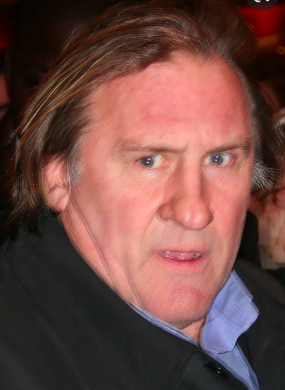
#> input picture face-recognition-1/training-data/s2/9.png, 285 x 390 px; its folder holds only this picture in this run
$ python OpenCV-Face-Recognition-Python.py
#> lines starting #> are read from the running program, lines starting #| are printed output that depends on the picture

import cv2
#import os module for reading training data directories and paths
import os
#import numpy to convert python lists to numpy arrays as
#it is needed by OpenCV face recognizers
import numpy as np


# ### Training Data

# The more images used in training the better. Normally a lot of images are used for training a face recognizer so that it can learn different looks of the same person, for example with glasses, without glasses, laughing, sad, happy, crying, with beard, without beard etc. To keep our tutorial simple we are going to use only 12 images for each person.
#
# So our training data consists of total 2 persons with 12 images of each person. All training data is inside _`training-data`_ folder. _`training-data`_ folder contains one folder for each person and **each folder is named with format `sLabel (e.g. s1, s2)` where label is actually the integer label assigned to that person**. For example folder named s1 means that this folder contains images for person 1. The directory structure tree for training data is as follows:
#
# ```
# training-data
# |-------------- s1
# |               |-- 1.jpg
# |               |-- ...
# |               |-- 12.jpg
# |-------------- s2
# |               |-- 1.jpg
# |               |-- ...
# |               |-- 12.jpg
# ```
#
# The _`test-data`_ folder contains images that we will use to test our face recognizer after it has been successfully trained.

# As OpenCV face recognizer accepts labels as integers so we need to define a mapping between integer labels and persons actual names so below I am defining a mapping of persons integer labels and their respective names.
#
# **Note:** As we have not assigned `label 0` to any person so **the mapping for label 0 is empty**.

# In[2]:

#there is no label 0 in our training data so subject name for index/label 0 is empty
subjects = ["", "Sadia Badiei", "Gerard Depardieux"]


# ### Prepare training data

# You may be wondering why data preparation, right? Well, OpenCV face recognizer accepts data in a specific format. It accepts two vectors, one vector is of faces of all the persons and the second vector is of integer labels for each face so that when processing a face the face recognizer knows which person that particular face belongs too.
#
# For example, if we had 2 persons and 2 images for each person.
#
# ```
# PERSON-1    PERSON-2
#
# img1        img1
# img2        img2
# ```
#
# Then the prepare data step will produce following face and label vectors.
#
# ```
# FACES                        LABELS
#
# person1_img1_face              1
# person1_img2_face              1
# person2_img1_face              2
# person2_img2_face              2
# ```
#
#
# Preparing data step can be further divided into following sub-steps.
#
# 1. Read all the folder names of subjects/persons provided in training data folder. So for example, in this tutorial we have folder names: `s1, s2`.
# 2. For each subject, extract label number. **Do you remember that our folders have a special naming convention?** Folder names follow the format `sLabel` where `Label` is an integer representing the label we have assigned to that subject. So for example, folder name `s1` means that the subject has label 1, s2 means subject label is 2 and so on. The label extracted in this step is assigned to each face detected in the next step.
# 3. Read all the images of the subject, detect face from each image.
# 4. Add each face to faces vector with corresponding subject label (extracted in above step) added to labels vector.
#
# **[There should be a visualization for above steps here]**

# Did you read my last article on [face detection](https://www.superdatascience.com/opencv-face-detection/)? No? Then you better do so right now because to detect faces, I am going to use the code from my previous article on [face detection](https://www.superdatascience.com/opencv-face-detection/). So if you have not read it, I encourage you to do so to understand how face detection works and its coding. Below is the same code.

# In[3]:

#function to detect face using OpenCV
def detect_face(img):
    #convert the test image to gray image as opencv face detector expects gray images
    gray = cv2.cvtColor(img, cv2.COLOR_BGR2GRAY)

    #load OpenCV face detector, I am using LBP which is fast
    #there is also a more accurate but slow Haar classifier
    face_cascade = cv2.CascadeClassifier('opencv-files/lbpcascade_frontalface.xml')

    #let's detect multiscale (some images may be closer to camera than others) images
    #result is a list of faces
    faces = face_cascade.detectMultiScale(gray, scaleFactor=1.2, minNeighbors=5);

    #if no faces are detected then return original img
    if (len(faces) == 0):
        return None, None

    #under the assumption that there will be only one face,
    #extract the face area
    (x, y, w, h) = faces[0]

    #return only the face part of the image
    return gray[y:y+w, x:x+h], faces[0]


# I am using OpenCV's **LBP face detector**. On _line 4_, I convert the image to grayscale because most operations in OpenCV are performed in gray scale, then on _line 8_ I load LBP face detector using `cv2.CascadeClassifier` class. After that on _line 12_ I use `cv2.CascadeClassifier` class' `detectMultiScale` method to detect all the faces in the image. on _line 20_, from detected faces I only pick the first face because in one image there will be only one face (under the assumption that there will be only one prominent face). As faces returned by `detectMultiScale` method are actually rectangles (x, y, width, height) and not actual faces images so we have to extract face image area from the main image. So on _line 23_ I extract face area from gray image and return both the face image area and face rectangle.
#
# Now you have got a face detector and you know the 4 steps to prepare the data, so are you ready to code the prepare data step? Yes? So let's do it.

# In[4]:

#this function will read all persons' training images, detect face from each image
#and will return two lists of exactly same size, one list
# of faces and another list of labels for each face
def prepare_training_data(data_folder_path):

    #------STEP-1--------
    #get the directories (one directory for each subject) in data folder
#> called with data_folder_path = 'training-data'
    dirs = os.listdir(data_folder_path)

    #list to hold all subject faces
    faces = []
    #list to hold labels for all subjects
    labels = []

    #let's go through each directory and read images within it
    for dir_name in dirs:

        #our subject directories start with letter 's' so
        #ignore any non-relevant directories if any
        if not dir_name.startswith("s"):
            continue;

        #------STEP-2--------
        #extract label number of subject from dir_name
        #format of dir name = slabel
        #, so removing letter 's' from dir_name will give us label
        label = int(dir_name.replace("s", ""))

        #build path of directory containin images for current subject subject
        #sample subject_dir_path = "training-data/s1"
        subject_dir_path = data_folder_path + "/" + dir_name

        #get the images names that are inside the given subject directory
        subject_images_names = os.listdir(subject_dir_path)

        #------STEP-3--------
        #go through each image name, read image,
        #detect face and add face to list of faces
        for image_name in subject_images_names:

            #ignore system files like .DS_Store
            if image_name.startswith("."):
                continue;

            #build image path
            #sample image path = training-data/s1/1.pgm
            image_path = subject_dir_path + "/" + image_name

            #read image
            image = cv2.imread(image_path)
#> image is the input picture: shape (390, 285, 3); mean B, G, R 67.7, 73.1, 111.2

            #display an image window to show the image
            cv2.imshow("Training on image...", cv2.resize(image, (400, 500)))
            cv2.waitKey(100)

            #detect face
            face, rect = detect_face(image)
#> in detect_face, `gray = cv2.cvtColor(img, cv2.COLOR_BGR2GRAY)`:
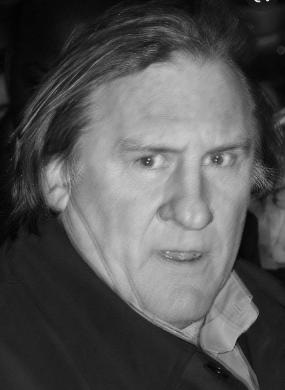
#> gray: shape (390, 285); min 2, max 220, mean 83.9
#> in detect_face, `faces = face_cascade.detectMultiScale(gray, scaleFactor=1.2, minNeighb..`: faces = [[102, 98, 167, 167]]
#> in detect_face, `(x, y, w, h) = faces[0]`: x = 102; y = 98; w = 167
#> rect = [102, 98, 167, 167]

            #------STEP-4--------
            #for the purpose of this tutorial
            #we will ignore faces that are not detected
            if face is not None:
                #add face to list of faces
                faces.append(face)
                #add label for this face
                labels.append(label)

    cv2.destroyAllWindows()
    cv2.waitKey(1)
    cv2.destroyAllWindows()

    return faces, labels


# I have defined a function that takes the path, where training subjects' folders are stored, as parameter. This function follows the same 4 prepare data substeps mentioned above.
#
# **(step-1)** On _line 8_ I am using `os.listdir` method to read names of all folders stored on path passed to function as parameter. On _line 10-13_ I am defining labels and faces vectors.
#
# **(step-2)** After that I traverse through all subjects' folder names and from each subject's folder name on _line 27_ I am extracting the label information. As folder names follow the `sLabel` naming convention so removing the  letter `s` from folder name will give us the label assigned to that subject.
#
# **(step-3)** On _line 34_, I read all the images names of of the current subject being traversed and on _line 39-66_ I traverse those images one by one. On _line 53-54_ I am using OpenCV's `imshow(window_title, image)` along with OpenCV's `waitKey(interval)` method to display the current image being traveresed. The `waitKey(interval)` method pauses the code flow for the given interval (milliseconds), I am using it with 100ms interval so that we can view the image window for 100ms. On _line 57_, I detect face from the current image being traversed.
#
# **(step-4)** On _line 62-66_, I add the detected face and label to their respective vectors.

# But a function can't do anything unless we call it on some data that it has to prepare, right? Don't worry, I have got data of two beautiful and famous celebrities. I am sure you will recognize them!
#
# ![training-data](visualization/tom-shahrukh.png)
#
# Let's call this function on images of these beautiful celebrities to prepare data for training of our Face Recognizer. Below is a simple code to do that.

# In[5]:

#let's first prepare our training data
#data will be in two lists of same size
#one list will contain all the faces
#and other list will contain respective labels for each face
print("Preparing data...")
faces, labels = prepare_training_data("training-data")
#> faces = 1 item; labels = [2]
print("Data prepared")

#print total faces and labels
print("Total faces: ", len(faces))
#| Total faces:  1
print("Total labels: ", len(labels))
#| Total labels:  1


# This was probably the boring part, right? Don't worry, the fun stuff is coming up next. It's time to train our own face recognizer so that once trained it can recognize new faces of the persons it was trained on. Read? Ok then let's train our face recognizer.

# ### Train Face Recognizer

# As we know, OpenCV comes equipped with three face recognizers.
#
# 1. EigenFace Recognizer: This can be created with `cv2.face.createEigenFaceRecognizer()`
# 2. FisherFace Recognizer: This can be created with `cv2.face.createFisherFaceRecognizer()`
# 3. Local Binary Patterns Histogram (LBPH): This can be created with `cv2.face.LBPHFisherFaceRecognizer()`
#
# I am going to use LBPH face recognizer but you can use any face recognizer of your choice. No matter which of the OpenCV's face recognizer you use the code will remain the same. You just have to change one line, the face recognizer initialization line given below.

# In[6]:

#create our LBPH face recognizer
face_recognizer = cv2.face.LBPHFaceRecognizer_create()

#or use EigenFaceRecognizer by replacing above line with
#face_recognizer = cv2.face.EigenFaceRecognizer_create()

#or use FisherFaceRecognizer by replacing above line with
#face_recognizer = cv2.face.FisherFaceRecognizer_create()


# Now that we have initialized our face recognizer and we also have prepared our training data, it's time to train the face recognizer. We will do that by calling the `train(faces-vector, labels-vector)` method of face recognizer.

# In[7]:

#train our face recognizer of our training faces
face_recognizer.train(faces, np.array(labels))


# **Did you notice** that instead of passing `labels` vector directly to face recognizer I am first converting it to **numpy** array? This is because OpenCV expects labels vector to be a `numpy` array.
#
# Still not satisfied? Want to see some action? Next step is the real action, I promise!

# ### Prediction

# Now comes my favorite part, the prediction part. This is where we actually get to see if our algorithm is actually recognizing our trained subjects's faces or not. We will take two test images of our celeberities, detect faces from each of them and then pass those faces to our trained face recognizer to see if it recognizes them.
#
# Below are some utility functions that we will use for drawing bounding box (rectangle) around face and putting celeberity name near the face bounding box.

# In[8]:

#function to draw rectangle on image
#according to given (x, y) coordinates and
#given width and heigh
def draw_rectangle(img, rect):
    (x, y, w, h) = rect
    cv2.rectangle(img, (x, y), (x+w, y+h), (0, 255, 0), 2)

#function to draw text on give image starting from
#passed (x, y) coordinates.
def draw_text(img, text, x, y):
    cv2.putText(img, text, (x, y), cv2.FONT_HERSHEY_PLAIN, 1.5, (0, 255, 0), 2)


# First function `draw_rectangle` draws a rectangle on image based on passed rectangle coordinates. It uses OpenCV's built in function `cv2.rectangle(img, topLeftPoint, bottomRightPoint, rgbColor, lineWidth)` to draw rectangle. We will use it to draw a rectangle around the face detected in test image.
#
# Second function `draw_text` uses OpenCV's built in function `cv2.putText(img, text, startPoint, font, fontSize, rgbColor, lineWidth)` to draw text on image.
#
# Now that we have the drawing functions, we just need to call the face recognizer's `predict(face)` method to test our face recognizer on test images. Following function does the prediction for us.

# In[9]:

#this function recognizes the person in image passed
#and draws a rectangle around detected face with name of the
#subject
def predict(test_img):
    #make a copy of the image as we don't want to chang original image
    img = test_img.copy()
    #detect face from the image
    face, rect = detect_face(img)

    #predict the image using our face recognizer
    label, confidence = face_recognizer.predict(face)
    #get name of respective label returned by face recognizer
    label_text = subjects[label]

    #draw a rectangle around face detected
    draw_rectangle(img, rect)
    #draw name of predicted person
    draw_text(img, label_text, rect[0], rect[1]-5)

    return img

# Now that we have the prediction function well defined, next step is to actually call this function on our test images and display those test images to see if our face recognizer correctly recognized them. So let's do it. This is what we have been waiting for.

# In[10]:

print("Predicting images...")

#load test images
test_img1 = cv2.imread("test-data/test1.png")
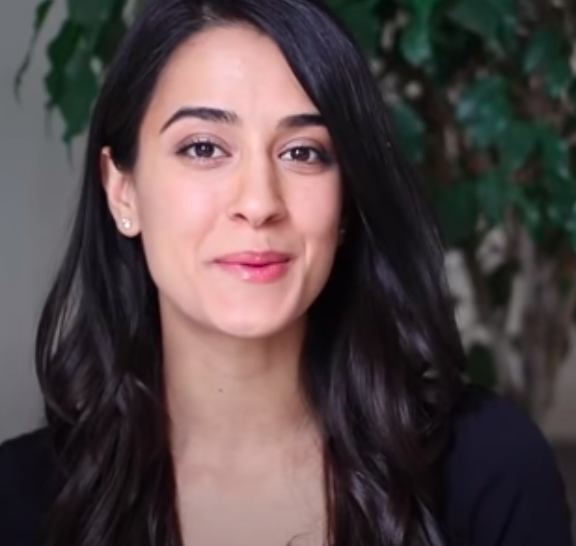
#> input picture face-recognition-1/test-data/test1.png, 576 x 546 px
#> test_img1 is the input picture: shape (546, 576, 3); mean B, G, R 71.3, 70.4, 83.6
test_img2 = cv2.imread("test-data/test2.png")
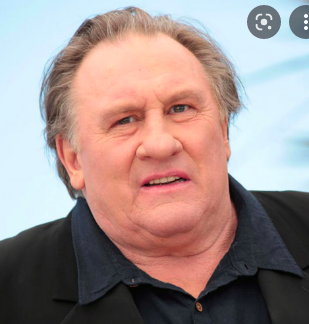
#> input picture face-recognition-1/test-data/test2.png, 309 x 324 px
#> test_img2 is the input picture: shape (324, 309, 3); mean B, G, R 139.6, 141.7, 159.9

#perform a prediction
predicted_img1 = predict(test_img1)
#> in predict, `face, rect = detect_face(img)`:
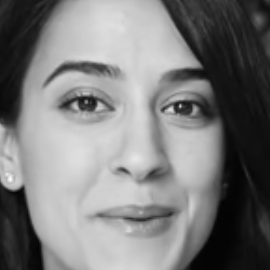
#> face: shape (270, 270); min 2, max 255, mean 123.9
#> in predict, `face, rect = detect_face(img)`: rect = [117, 46, 270, 270]
#> in predict, `label, confidence = face_recognizer.predict(face)`: label = 2; confidence = 106.7
#> in predict, `label_text = subjects[label]`: label_text = 'Gerard Depardieux'
#> in draw_rectangle, `(x, y, w, h) = rect`: x = 117; y = 46; w = 270
predicted_img2 = predict(test_img2)
#> in detect_face (call 3), `gray = cv2.cvtColor(img, cv2.COLOR_BGR2GRAY)`:
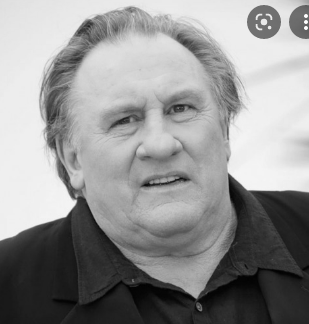
#> gray: shape (324, 309); min 1, max 255, mean 146.9
#> in detect_face (call 3), `faces = face_cascade.detectMultiScale(gray, scaleFactor=1.2, minNeighb..`: faces = [[75, 57, 161, 161]]
#> in detect_face (call 3), `(x, y, w, h) = faces[0]`: x = 75; y = 57; w = 161
#> in predict (call 2), `face, rect = detect_face(img)`:
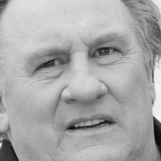
#> face: shape (161, 161); min 6, max 244, mean 169.4
#> in predict (call 2), `face, rect = detect_face(img)`: rect = [75, 57, 161, 161]
#> in predict (call 2), `label, confidence = face_recognizer.predict(face)`: confidence = 83.7
print("Prediction complete")

#display both images
cv2.imshow(subjects[1], cv2.resize(predicted_img1, (400, 500)))
cv2.imshow(subjects[2], cv2.resize(predicted_img2, (400, 500)))
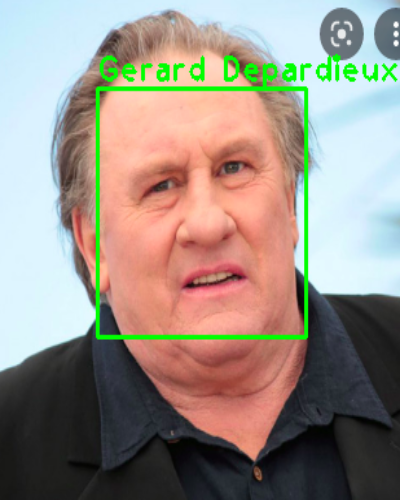
#> window 'Gerard Depardieux': shape (500, 400, 3); mean B, G, R 134.3, 144.4, 153.5
cv2.waitKey(0)
cv2.destroyAllWindows()
cv2.waitKey(1)
cv2.destroyAllWindows()
